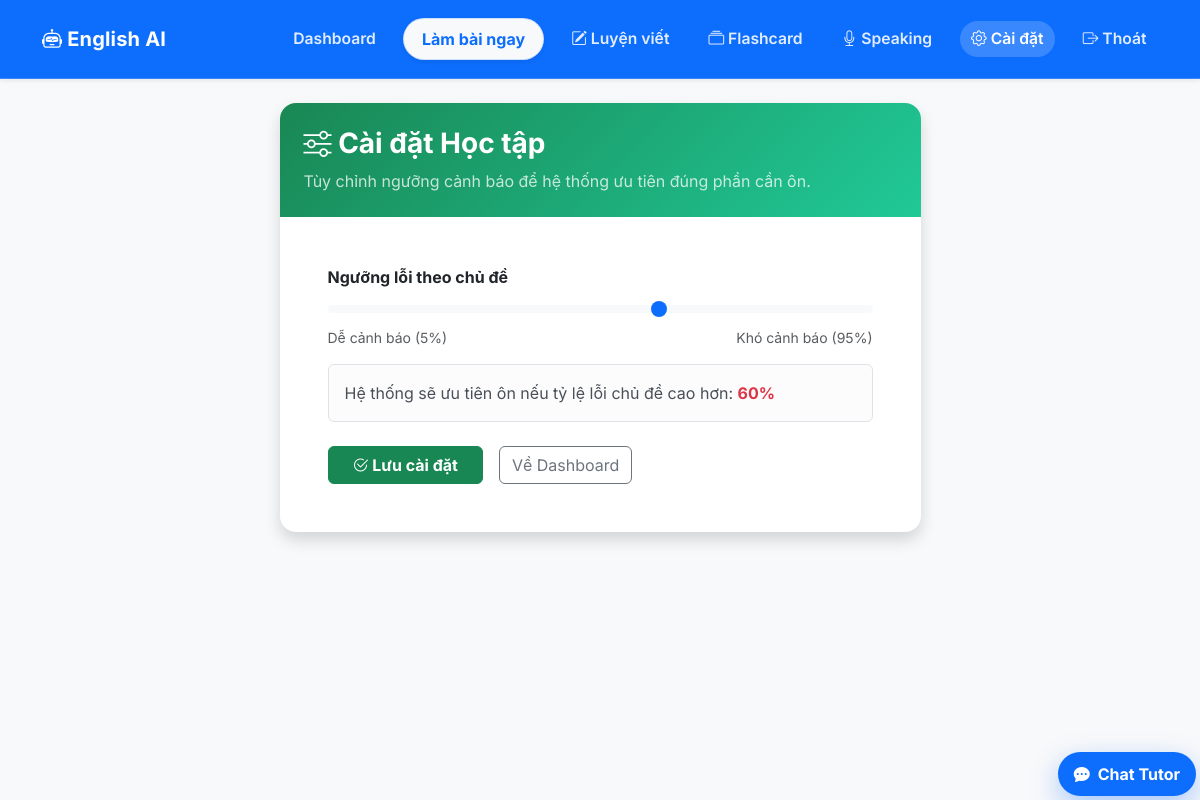
Page /settings (signed in) on the earlier database version.
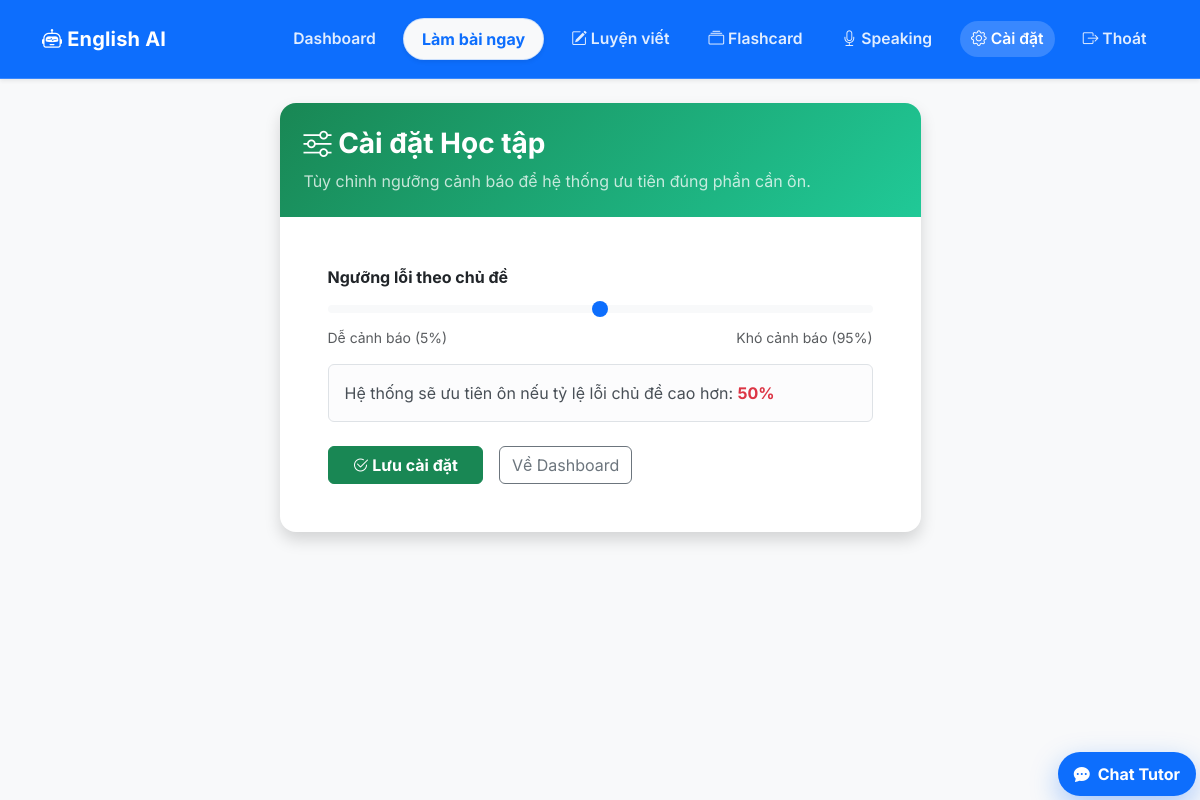
Same page on the later database version.
### app/models.py (models this page shows, shortened)
class User(UserMixin, db.Model):
    __tablename__ = 'users'
    id: Mapped[int] = mapped_column(primary_key=True)
    username: Mapped[str] = mapped_column(String(64), index=True, unique=True)
    email: Mapped[Optional[str]] = mapped_column(String(120), index=True, unique=True)
    password_hash: Mapped[Optional[str]] = mapped_column(String(256))
    streak_days: Mapped[int] = mapped_column(Integer, default=0)
    last_study_date: Mapped[Optional[datetime]] = mapped_column(DateTime)
    error_threshold: Mapped[float] = mapped_column(Float, default=0.4)
    xp_points: Mapped[int] = mapped_column(Integer, default=0)
    level: Mapped[int] = mapped_column(Integer, default=1)
    total_correct_answers: Mapped[int] = mapped_column(Integer, default=0)
    progress: Mapped[list["UserTopicProgress"]] = relationship("UserTopicProgress", back_populates="user")
    exercises: Mapped[list["ExerciseHistory"]] = relationship("ExerciseHistory", back_populates="user")
    subtopic_progress: Mapped[list["UserSubtopicProgress"]] = relationship("UserSubtopicProgress", back_populates="user")
    roadmap_cache: Mapped[Optional["UserRoadmapCache"]] = relationship("UserRoadmapCache", back_populates="user", uselist=False)
    writing_submissions: Mapped[list["WritingSubmission"]] = relationship("WritingSubmission", back_populates="user")
    flashcard_sets: Mapped[list["FlashcardSet"]] = relationship("FlashcardSet", back_populates="user")
    flashcards: Mapped[list["Flashcard"]] = relationship("Flashcard", back_populates="user")
    xp_events: Mapped[list["XPEvent"]] = relationship("XPEvent", back_populates="user")
    user_badges: Mapped[list["UserBadge"]] = relationship("UserBadge", back_populates="user")
    daily_missions: Mapped[list["DailyMission"]] = relationship("DailyMission", back_populates="user")
    chat_sessions: Mapped[list["ChatSession"]] = relationship("ChatSession", back_populates="user")
    chat_messages: Mapped[list["ChatMessage"]] = relationship("ChatMessage", back_populates="user")

### app/routes/main.py (the view, shortened to what this page needs)
@main_bp.route('/settings', methods=['GET', 'POST'])
@login_required
def settings():
    return render_template('settings.html', threshold=float(current_user.error_threshold or 0.4))

### app/models.py (called while the page is built)
@login.user_loader
def load_user(id: str):
    return db.session.get(User, int(id))

### app/templates/settings.html (shortened to what this page needs)
{% extends 'base.html' %}
{% block content %}
<div class="row mt-4 justify-content-center">
    <div class="col-lg-7">
        <div class="card shadow border-0 rounded-4 overflow-hidden">
            <div class="card-header text-white p-4 border-0" style="background: linear-gradient(135deg, #198754, #20c997);">
                <h3 class="fw-bold mb-0"><i class="bi bi-sliders"></i> Cài đặt Học tập</h3>
                <p class="mb-0 mt-2 opacity-75">Tùy chỉnh ngưỡng cảnh báo để hệ thống ưu tiên đúng phần cần ôn.</p>
            </div>
            <div class="card-body p-4 p-md-5">
                <form method="post">
                    <label for="errorThreshold" class="form-label fw-bold">Ngưỡng lỗi theo chủ đề</label>
                    <input
                        type="range"
                        class="form-range"
                        min="0.05"
                        max="0.95"
                        step="0.05"
                        value="{{ threshold }}"
                        name="error_threshold"
                        id="errorThreshold"
                    >
                    <div class="d-flex justify-content-between text-muted small">
                        <span>Dễ cảnh báo (5%)</span>
                        <span>Khó cảnh báo (95%)</span>
                    </div>
                    <div class="alert alert-light border mt-3 mb-4">
                        Hệ thống sẽ ưu tiên ôn nếu tỷ lệ lỗi chủ đề cao hơn:
                        <span class="fw-bold text-danger" id="thresholdDisplay">{{ (threshold * 100)|round(0)|int }}%</span>
                    </div>
                    <div class="d-flex gap-3">
                        <button class="btn btn-success px-4 fw-bold" type="submit">
                            <i class="bi bi-check2-circle"></i> Lưu cài đặt
                        </button>
                        <a class="btn btn-outline-secondary" href="{{ url_for('main.dashboard') }}">Về Dashboard</a>
                    </div>
                </form>
            </div>
        </div>
    </div>
</div>
{% endblock %}

Differences in the rows shown:
changed User: error_threshold "0.6" → "0.5"; (threshold*100)|round(0)|int "60" → "50"
